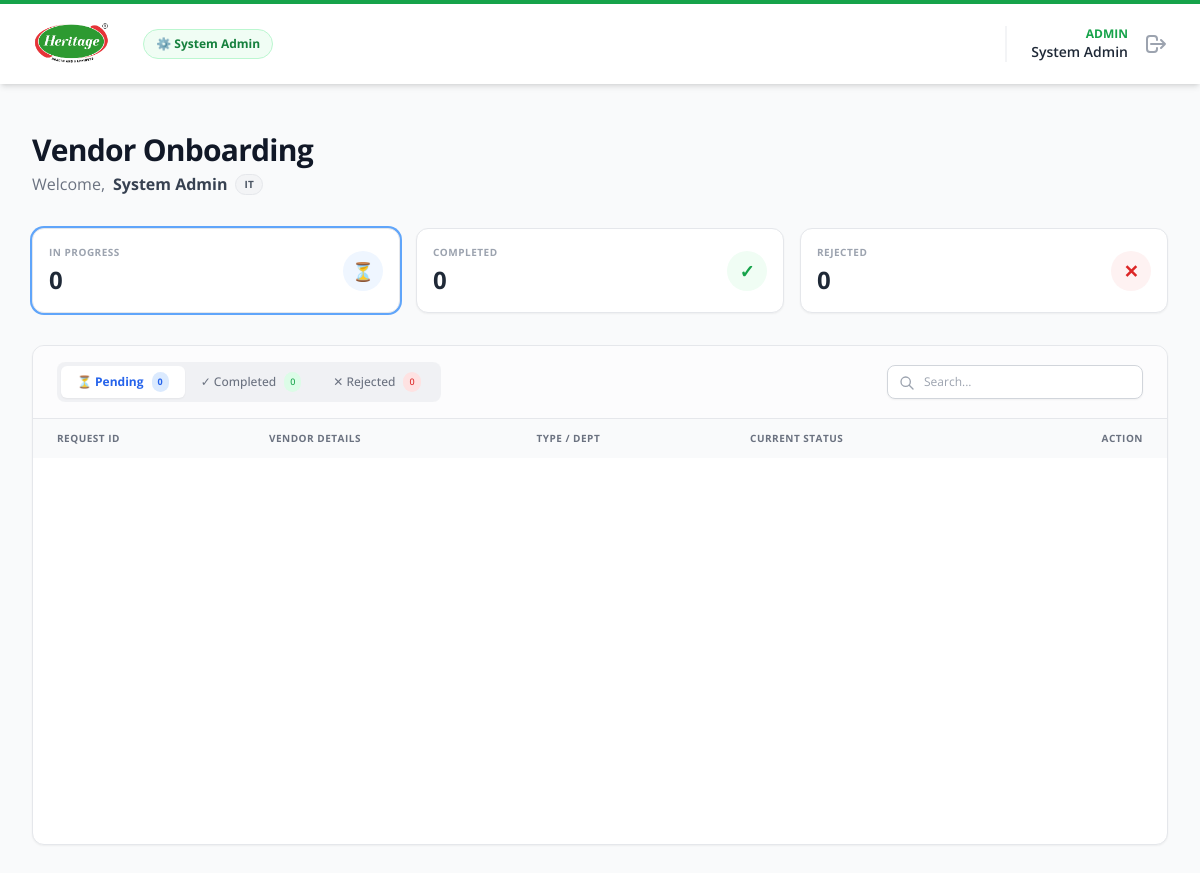
The page /dashboard (signed in) on the database its author committed.
### app/models.py (models this page shows, shortened)
class User(UserMixin, db.Model):
    id = db.Column(db.Integer, primary_key=True)
    username = db.Column(db.String(64), unique=False, nullable=False)
    email = db.Column(db.String(120), unique=True, nullable=False)
    password_hash = db.Column(db.String(128))
    role = db.Column(db.String(20), nullable=False)
    department = db.Column(db.String(50))
    assigned_category = db.Column(db.String(50))
    is_active = db.Column(db.Boolean, default=True)

### app/blueprints/main.py (the view, shortened to what this page needs)
@main_bp.route('/dashboard')
@login_required
def dashboard():
    if current_user.role == 'admin':
        all_reqs = VendorRequest.query.order_by(VendorRequest.created_at.desc()).all()
    elif current_user.role == 'initiator':
        all_reqs = VendorRequest.query.filter_by(initiator_id=current_user.id).order_by(VendorRequest.created_at.desc()).all()
    else:
        if current_user.department in ['Finance', 'IT', 'HR']:
            all_reqs = VendorRequest.query.order_by(VendorRequest.created_at.desc()).all()
        else:
            all_reqs = VendorRequest.query.filter_by(initiator_dept=current_user.department).order_by(VendorRequest.created_at.desc()).all()
    pending_items = []
    stats = {
        'total': len(all_reqs),
        'action_required': len(pending_items),
        'completed': sum(1 for r in all_reqs if r.status == 'COMPLETED'),
        'rejected': sum(1 for r in all_reqs if r.status == 'REJECTED'),
        'in_process': sum(1 for r in all_reqs if r.status not in ['DRAFT', 'COMPLETED', 'REJECTED']),
        'stuck_dept': sum(1 for r in all_reqs if r.current_dept_flow == 'DEPT' and r.status == 'PENDING_APPROVAL'),
        'stuck_finance': sum(1 for r in all_reqs if r.current_dept_flow == 'FINANCE' and r.status == 'PENDING_APPROVAL'),
        'stuck_it': sum(1 for r in all_reqs if r.current_dept_flow == 'IT' and r.status == 'PENDING_APPROVAL'),
    }
    dept_categories = ["Standard"]
    if current_user.department:
        rules = CategoryRouting.query.filter_by(department=current_user.department).all()
        matrix_cats = sorted(list(set([r.category_name for r in rules])))
        dept_categories.extend(matrix_cats)
    return render_template('main/dashboard.html',
                           requests=all_reqs,
                           stats=stats,
                           dept_categories=dept_categories)

### app/templates/main/dashboard.html (shortened to what this page needs)
{% extends "base.html" %}
{% block content %}
<div class="max-w-7xl mx-auto pb-12" x-data="{
    activeTab: '{{ 'process' if current_user.role == 'admin' else ('tasks' if stats.action_required > 0 else 'process') }}',
    searchQuery: ''
}">
    <div class="flex flex-col md:flex-row justify-between items-end mb-8 gap-4">
        <div>
            <h1 class="text-3xl font-bold text-gray-900 tracking-tight">Vendor Onboarding</h1>
            <p class="text-gray-500 mt-1 flex items-center gap-2">
                Welcome, <span class="font-bold text-gray-700">{{ current_user.username }}</span>
                <span class="bg-gray-100 text-gray-600 text-[10px] px-2 py-0.5 rounded-full font-bold uppercase border border-gray-200 tracking-wide">{{ current_user.department }}</span>
            </p>
        </div>
    </div>
    <div class="grid grid-cols-1 {{ 'md:grid-cols-3' if current_user.role == 'admin' else 'md:grid-cols-4' }} gap-4 mb-8">
        <div class="bg-white p-4 rounded-xl border border-gray-200 shadow-sm flex items-center justify-between group hover:border-blue-300 transition cursor-pointer"
             @click="activeTab = 'process'" :class="activeTab === 'process' ? 'ring-2 ring-blue-400' : ''">
            <div>
                <p class="text-[10px] font-bold text-gray-400 uppercase tracking-wider">In Progress</p>
                <h3 class="text-2xl font-bold text-gray-800 mt-1">{{ stats.in_process }}</h3>
            </div>
            <div class="w-10 h-10 rounded-full bg-blue-50 text-blue-600 flex items-center justify-center font-bold text-lg">⏳</div>
        </div>
        <div class="bg-white p-4 rounded-xl border border-gray-200 shadow-sm flex items-center justify-between group hover:border-green-300 transition cursor-pointer"
             @click="activeTab = 'completed'" :class="activeTab === 'completed' ? 'ring-2 ring-green-400' : ''">
            <div>
                <p class="text-[10px] font-bold text-gray-400 uppercase tracking-wider">Completed</p>
                <h3 class="text-2xl font-bold text-gray-800 mt-1">{{ stats.completed }}</h3>
            </div>
            <div class="w-10 h-10 rounded-full bg-green-50 text-green-600 flex items-center justify-center font-bold text-lg">✓</div>
        </div>
        <div class="bg-white p-4 rounded-xl border border-gray-200 shadow-sm flex items-center justify-between group hover:border-red-300 transition cursor-pointer"
             @click="activeTab = 'rejected'" :class="activeTab === 'rejected' ? 'ring-2 ring-red-400' : ''">
            <div>
                <p class="text-[10px] font-bold text-gray-400 uppercase tracking-wider">Rejected</p>
                <h3 class="text-2xl font-bold text-gray-800 mt-1">{{ stats.rejected }}</h3>
            </div>
            <div class="w-10 h-10 rounded-full bg-red-50 text-red-600 flex items-center justify-center font-bold text-lg">✕</div>
        </div>
    </div>
    <div class="bg-white rounded-xl shadow-sm border border-gray-200 overflow-hidden min-h-[500px]">
        <div class="px-6 py-4 border-b border-gray-200 flex flex-col md:flex-row justify-between items-center gap-4 bg-gray-50/50">
            <div class="flex bg-gray-200/50 p-1 rounded-lg overflow-x-auto max-w-full">
                <button @click="activeTab = 'process'"
                        :class="activeTab === 'process' ? 'bg-white text-blue-600 shadow-sm font-bold' : 'text-gray-500 font-medium hover:text-gray-700'"
                        class="px-4 py-1.5 text-xs rounded-md transition-all duration-200 flex items-center gap-2 whitespace-nowrap">
                    <span>⏳ Pending</span>
                    <span class="bg-blue-100 text-blue-600 px-1.5 py-0.5 rounded-full text-[9px]">{{ stats.in_process }}</span>
                </button>
                <button @click="activeTab = 'completed'"
                        :class="activeTab === 'completed' ? 'bg-white text-green-600 shadow-sm font-bold' : 'text-gray-500 font-medium hover:text-gray-700'"
                        class="px-4 py-1.5 text-xs rounded-md transition-all duration-200 flex items-center gap-2 whitespace-nowrap">
                    <span>✓ Completed</span>
                    <span class="bg-green-100 text-green-600 px-1.5 py-0.5 rounded-full text-[9px]">{{ stats.completed }}</span>
                </button>
                <button @click="activeTab = 'rejected'"
                        :class="activeTab === 'rejected' ? 'bg-white text-red-600 shadow-sm font-bold' : 'text-gray-500 font-medium hover:text-gray-700'"
                        class="px-4 py-1.5 text-xs rounded-md transition-all duration-200 flex items-center gap-2 whitespace-nowrap">
                    <span>✕ Rejected</span>
                    <span class="bg-red-100 text-red-600 px-1.5 py-0.5 rounded-full text-[9px]">{{ stats.rejected }}</span>
                </button>
            </div>
            <div class="relative w-full md:w-64">
                <input type="text" x-model="searchQuery" placeholder="Search..."
                       class="w-full pl-9 pr-4 py-2 bg-white border border-gray-300 rounded-lg text-xs focus:ring-green-500 focus:border-green-500 transition shadow-sm">
                <svg class="w-4 h-4 text-gray-400 absolute left-3 top-2.5" fill="none" stroke="currentColor" viewBox="0 0 24 24"><path stroke-linecap="round" stroke-linejoin="round" stroke-width="2" d="M21 21l-6-6m2-5a7 7 0 11-14 0 7 7 0 0114 0z"></path></svg>
            </div>
        </div>
        <div class="overflow-x-auto">
            <table class="min-w-full divide-y divide-gray-200">
                <thead class="bg-gray-50">
                    <tr>
                        <th class="px-6 py-3 text-left text-[10px] font-bold text-gray-500 uppercase tracking-wider">Request ID</th>
                        <th class="px-6 py-3 text-left text-[10px] font-bold text-gray-500 uppercase tracking-wider">Vendor Details</th>
                        <th class="px-6 py-3 text-left text-[10px] font-bold text-gray-500 uppercase tracking-wider">Type / Dept</th>
                        <th class="px-6 py-3 text-left text-[10px] font-bold text-gray-500 uppercase tracking-wider">Current Status</th>
                        <th class="px-6 py-3 text-right text-[10px] font-bold text-gray-500 uppercase tracking-wider">Action</th>
                    </tr>
                </thead>
            </table>
        </div>
    </div>
</div>
{% endblock %}

### app/templates/base.html (shortened to what this page needs)
<!DOCTYPE html>
<html lang="en">
<head>
    <script src="https://cdn.tailwindcss.com"></script>
</head>
<body class="bg-gray-50 text-gray-800">
    <nav class="bg-white shadow-md border-t-4 border-green-600 sticky top-0 z-50">
        <div class="max-w-7xl mx-auto px-4 sm:px-6 lg:px-8">
            <div class="flex justify-between h-20">
                <div class="flex items-center space-x-8">
                    <a href="{{ url_for('main.dashboard') }}" class="flex items-center gap-3">
        <img src="{{ url_for('static', filename='images/logo.png') }}" alt="Heritage Foods Logo" class="h-12 w-auto">
    </a>
                    {% if current_user.is_authenticated and current_user.role == 'admin' %}
                        <a href="{{ url_for('admin.admin_workflow') }}" class="ml-6 px-3 py-1.5 rounded-full text-xs font-bold text-green-700 bg-green-50 border border-green-200 hover:bg-green-100 flex items-center transition">
                            <span>⚙️ System Admin</span>
                        </a>
                    {% endif %}
                </div>
                <div class="flex items-center space-x-6">
                    {% if current_user.is_authenticated %}
                        <div class="flex items-center border-l-2 border-gray-100 pl-6">
                            <div class="text-right mr-4 hidden sm:block">
                                <div class="text-xs text-green-600 font-bold uppercase">{{ current_user.role }}</div>
                                <div class="text-sm font-semibold text-gray-800">{{ current_user.username }}</div>
                            </div>
                            <a href="{{ url_for('auth.logout') }}" class="text-gray-400 hover:text-red-500 transition">
                                <svg xmlns="http://www.w3.org/2000/svg" class="h-6 w-6" fill="none" viewBox="0 0 24 24" stroke="currentColor">
                                    <path stroke-linecap="round" stroke-linejoin="round" stroke-width="2" d="M17 16l4-4m0 0l-4-4m4 4H7m6 4v1a3 3 0 01-3 3H6a3 3 0 01-3-3V7a3 3 0 013-3h4a3 3 0 013 3v1" />
                                </svg>
                            </a>
                        </div>
                    {% endif %}
                </div>
            </div>
        </div>
    </nav>
    <main class="max-w-7xl mx-auto px-4 sm:px-6 lg:px-8 py-6 pb-20">
        {% block content %}{% endblock %}
    </main>
</body>
</html>

### app/templates/base.html (style rules this page uses)
body { font-family: 'Open Sans', sans-serif; }

### rows shown on the page
User: role "ADMIN", username "System Admin", department "IT"

### other values the page prints
{{ stats.in_process }} "0"
{{ stats.completed }} "0"
{{ stats.rejected }} "0"
